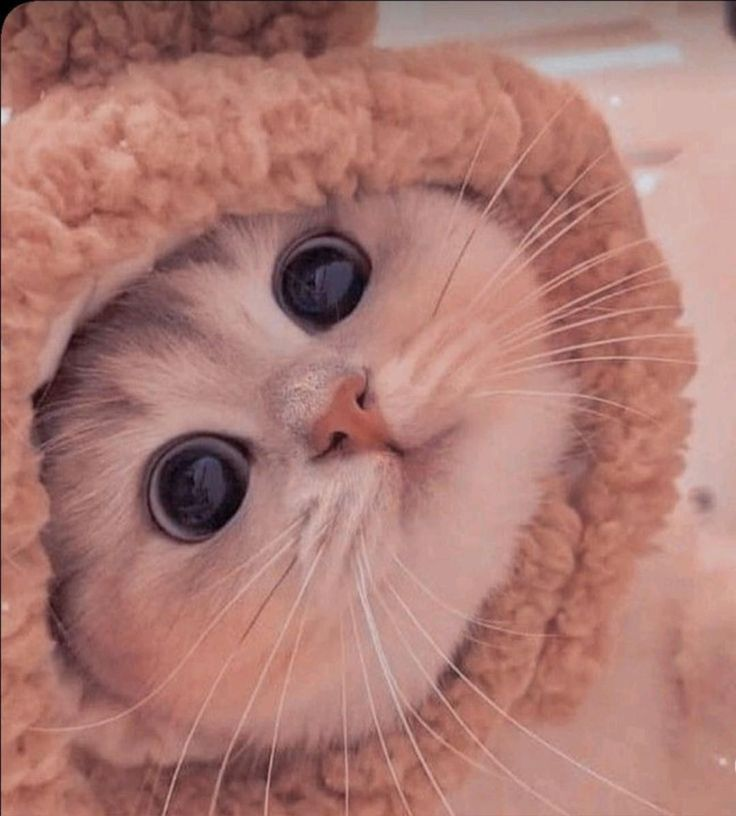
#> input picture watermarking-main/labs/lab-2/cat.jpg, 736 x 816 px
$ jupyter execute --allow-errors lab2.ipynb
#> lines starting #> are read from the running program, lines starting #| are printed output that depends on the picture; after the words box and inside, x2 and y2 are one past the last pixel; in counts of white or black regions, pixels touching at a corner belong together; long printed decimals are rounded
# Лабораторная работа 2
## Вариант 11

- practical-textbook: str 67-80
- theoretical-textbook: str 73-87 (вроде)

[cell 1]
import numpy as np
import matplotlib.pyplot as plt
from PIL import Image

[cell 2]
def calc_psnr(a: np.ndarray, b: np.ndarray) -> float:
    a_f = a.astype(np.float64)
    b_f = b.astype(np.float64)
    mse = np.mean((a_f - b_f) ** 2)
    if mse == 0:
        return float("inf")
    return 10.0 * np.log10((255.0 ** 2) / mse)

[cell 3]
def generate_omega(length: int, seed: int = 42, mean: float = 0.0, std: float = 1.0) -> np.ndarray:
    np.random.seed(seed)
    omega = np.random.normal(loc=mean, scale=std, size=length)
    return omega.astype(np.float64)

[cell 4]
def fft2_real(container: np.ndarray) -> np.ndarray:
    F = np.fft.fft2(container)
    return np.real(F), F

[cell 5]
omega_length = 1024
omega = generate_omega(length=omega_length, seed=11)

print(f'Длина вектора Омега: {len(omega)}')
print(f'Среднее: {omega.mean():.4f}, Отклонение: {omega.std():.4f}')

[cell 6]
container_path = 'cat.jpg'
container = np.array(Image.open(container_path).convert('L'), dtype=np.float64)
features, F = fft2_real(container)

magnitude_log = np.log1p(np.abs(F))

print(f'Контейнер: {container.shape}, dtype={container.dtype}, min/max={container.min():.1f}/{container.max():.1f}')
#| Контейнер: (816, 736), dtype=float64, min/max=0.0/222.0
print(f'Дейстивтльная часть спекта Re(F): {features.shape}, min/max={features.min():.3f}/{features.max():.3f}')
#| Дейстивтльная часть спекта Re(F): (816, 736), min/max=-2363373.219/81898303.000

fig, ax = plt.subplots(1, 3, figsize=(18, 5))

ax[0].imshow(container, cmap='gray')
ax[0].set_title('Оригинальное изображение')
ax[0].axis('off')

ax[1].imshow(magnitude_log, cmap='magma')
ax[1].set_title('Полный спектр')
ax[1].axis('off')

ax[2].imshow(features, cmap='coolwarm')
ax[2].set_title('Действительная часть спектра')
ax[2].axis('off')

plt.tight_layout()
plt.show()

## Пункт 3

[cell 7]
def build_dft_zone_masks(shape: tuple[int, int]):
    h, w = shape
    r, c = np.indices((h, w))

    top = r < h // 4
    bottom = r >= (3 * h) // 4
    left = c < w // 4
    right = c >= (3 * w) // 4

    L = (top & left) | (top & right) | (bottom & left) | (bottom & right)
    H = (r >= h // 4) & (r < (3 * h) // 4) & (c >= w // 4) & (c < (3 * w) // 4)
    M = ~(L | H)
    return L, M, H

[cell 8]
def corner_distance_score(shape: tuple[int, int]) -> np.ndarray:
    h, w = shape
    r, c = np.indices((h, w))

    d00 = r**2 + c**2
    d01 = r**2 + (c - (w - 1))**2
    d10 = (r - (h - 1))**2 + c**2
    d11 = (r - (h - 1))**2 + (c - (w - 1))**2

    return np.minimum(np.minimum(d00, d01), np.minimum(d10, d11)).astype(np.float64)

[cell 9]
def select_first_fraction_by_frequency(mask: np.ndarray, score: np.ndarray, fraction: float):
    if not (0 < fraction <= 1):
        raise ValueError('fraction must be in (0, 1]')

    flat_idx = np.flatnonzero(mask.ravel())
    score_flat = score.ravel()[flat_idx]
    order = np.argsort(score_flat, kind='mergesort')

    n_total = flat_idx.size
    n_take = max(1, int(np.floor(fraction * n_total)))
    return flat_idx[order[:n_take]], n_total, n_take

[cell 10]
def get_mask(target_zone: str, L_mask, M_mask, H_mask):
    if target_zone == 'H':
        target_mask = H_mask
    elif target_zone == 'M':
        target_mask = M_mask
    elif target_zone == 'L':
        target_mask = L_mask
    elif target_zone == 'HM':
        target_mask = H_mask | M_mask
    elif target_zone == 'HL':
        target_mask = H_mask | L_mask
    elif target_zone == 'ML':
        target_mask = M_mask | L_mask
    elif target_zone == 'HML':
        target_mask = H_mask | M_mask | L_mask
    else:
        raise ValueError("target_zone incorrect")
    return target_mask

[cell 11]
L_mask, M_mask, H_mask = build_dft_zone_masks(features.shape)

target_zone = 'HM'      # H, M, L, HM, ML, HL, HML
fraction = 0.5
alpha = 1350.0

target_mask = get_mask(target_zone, L_mask, M_mask, H_mask)

freq_score = corner_distance_score(features.shape)
embed_idx_flat, n_target_total, n_embed = select_first_fraction_by_frequency(
    mask=target_mask,
    score=freq_score,
    fraction=fraction,
)
#> n_target_total = 450432; n_embed = 225216

omega = generate_omega(length=n_embed, seed=11)
features_embedded = features.copy()
features_embedded.ravel()[embed_idx_flat] += alpha * omega

F_embedded = features_embedded + 1j * np.imag(F)

print(f'Число пикселей в низких частотах: {L_mask.sum()}')
#| Число пикселей в низких частотах: 150144
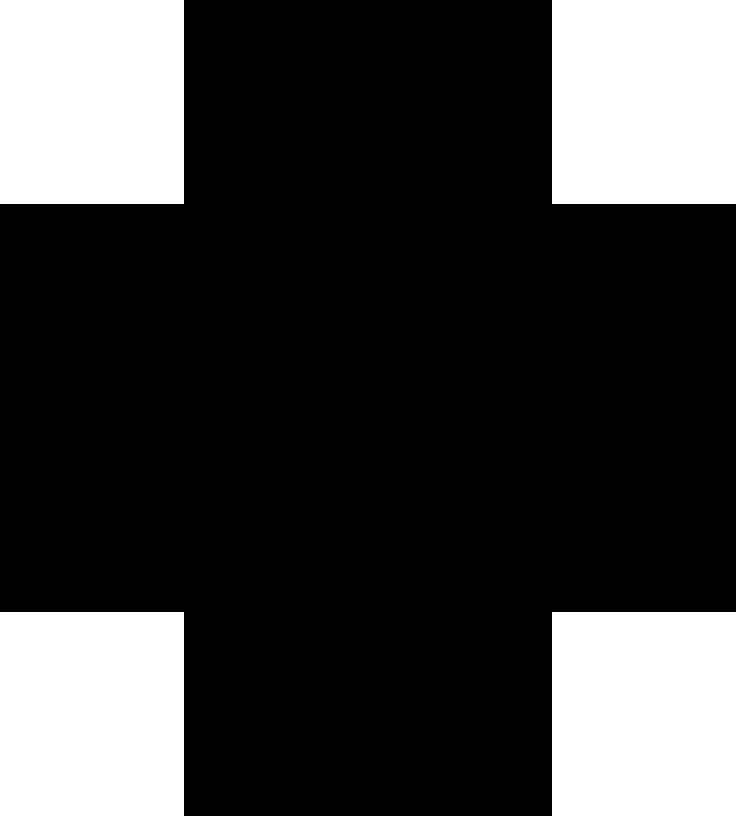
#> L_mask: shape (816, 736) bool; 25% white; 4 white regions, box (x1, y1, x2, y2) and area: (0, 0, 184, 204) 37536, (552, 0, 736, 204) 37536, (0, 612, 184, 816) 37536, (552, 612, 736, 816) 37536
print(f'Число пикселей в средних частотах: {M_mask.sum()}')
#| Число пикселей в средних частотах: 300288
#> M_mask: shape (816, 736) bool; 50% white; 1 white region, box (x1, y1, x2, y2) and area: (0, 0, 736, 816) 300288
print(f'Число пикселей в высоких частотах: {H_mask.sum()}')
#| Число пикселей в высоких частотах: 150144
#> H_mask: shape (816, 736) bool; 25% white; 1 white region, box (x1, y1, x2, y2) and area: (184, 204, 552, 612) 150144
print(f'Длина вектора омега: {len(omega)}')
#| Длина вектора омега: 225216

[cell 12]
# Quick visualization of zones and embedding impact in feature space
zone_map = np.zeros_like(features, dtype=np.int8)
zone_map[M_mask] = 1
zone_map[H_mask] = 2

delta_features = np.zeros_like(features)
delta_features.ravel()[embed_idx_flat] = alpha * omega

fig, ax = plt.subplots(1, 2, figsize=(12, 5))
ax[0].imshow(zone_map, cmap='viridis')
ax[0].set_title('Карта частот ДПФ: 0=L, 1=M, 2=H')
ax[0].axis('off')

ax[1].imshow(delta_features, cmap='seismic')
ax[1].set_title('Область изменения действительной части спектра')
ax[1].axis('off')

plt.tight_layout()
plt.show()

## Пункт 4

#> (a cell that did not finish here is left out)

[cell 14]
spec_before = np.log1p(np.abs(F))
spec_after = np.log1p(np.abs(F_embedded))

fig, ax = plt.subplots(2, 2, figsize=(12, 10))

ax[0, 0].imshow(container, cmap='gray')
ax[0, 0].set_title('Оригинальное изображение')
ax[0, 0].axis('off')

#> (the rest of this cell did not finish here and is left out)

## Пункты 5-7

[cell 15]
def similarity_rho(omega: np.ndarray, omega_tilde: np.ndarray) -> float:
    den = np.sqrt(np.sum(omega ** 2)) * np.sqrt(np.sum(omega_tilde ** 2))
    if den == 0.0:
        return 0.0
    return float(np.sum(omega * omega_tilde) / den)

#> (a cell that did not finish here is left out)

[cell 17]
def run_alpha_search(alpha_grid: np.ndarray, features_ref: np.ndarray, F_ref: np.ndarray,
                     container_ref: np.ndarray, embed_idx: np.ndarray, omega_ref: np.ndarray,
                     x_orig_ref: np.ndarray, beta_map: np.ndarray | None = None) -> list[dict]:
    results_local = []
    for alpha_candidate in alpha_grid:
        features_emb = features_ref.copy()
        features_emb.ravel()[embed_idx] += alpha_candidate * omega_ref
        F_emb = features_emb + 1j * np.imag(F_ref)

        carrier_plain = np.real(np.fft.ifft2(F_emb))
        if beta_map is None:
            carrier_float = carrier_plain
        else:
            # формула 6.15
            carrier_float = carrier_plain * beta_map + container_ref * (1.0 - beta_map)

        carrier_uint8 = np.clip(np.rint(carrier_float), 0, 255).astype(np.uint8)
        psnr_val = calc_psnr(container_ref, carrier_uint8)

        features_carrier, _ = fft2_real(carrier_uint8.astype(np.float64))
        x_carrier = features_carrier.ravel()[embed_idx]
        omega_tilde = (x_carrier - x_orig_ref) / alpha_candidate
        rho_val = similarity_rho(omega_ref, omega_tilde)

        results_local.append({
            'alpha': float(alpha_candidate),
            'psnr': float(psnr_val),
            'rho': float(rho_val),
            'carrier_uint8': carrier_uint8,
            'F': F_emb,
        })

    return results_local

[cell 18]
def pick_best_under_rule(stats: list[dict], psnr_thr: float) -> tuple[dict, list[dict]]:
    feasible_local = [s for s in stats if s['psnr'] > psnr_thr]
    if len(feasible_local) == 0:
        best_local = max(stats, key=lambda s: s['psnr'])
    else:
        best_local = max(feasible_local, key=lambda s: s['rho'])
    return best_local, feasible_local

[cell 19]
opt_target_zone = 'HM'   # H, M, L, HM, ML, HL, HML
opt_fraction = 0.5
psnr_threshold = 30.0
alpha_grid = np.arange(10.0, 1801.0, 10.0)

L_mask_opt, M_mask_opt, H_mask_opt = build_dft_zone_masks(features.shape)
target_mask_opt = get_mask(opt_target_zone, L_mask_opt, M_mask_opt, H_mask_opt)
freq_score_opt = corner_distance_score(features.shape)
embed_idx_opt, n_total_opt, n_embed_opt = select_first_fraction_by_frequency(
    mask=target_mask_opt,
    score=freq_score_opt,
    fraction=opt_fraction,
)
#> n_total_opt = 450432; n_embed_opt = 225216

omega_opt = generate_omega(length=n_embed_opt, seed=42)
x_orig_opt = features.ravel()[embed_idx_opt]

results = run_alpha_search(
    alpha_grid=alpha_grid,
    features_ref=features,
    F_ref=F,
    container_ref=container,
    embed_idx=embed_idx_opt,
    omega_ref=omega_opt,
    x_orig_ref=x_orig_opt,
    beta_map=None,
)
#> the loop in run_alpha_search, `for alpha_candidate in alpha_grid:` made 180 passes
#> (mse in calc_psnr, psnr_val, den in similarity_rho, rho_val) on passes 1 to 3: (0, inf, 0, 0), (0, inf, 0, 0), (0, inf, 0, 0)
#> pass 1, in run_alpha_search, `carrier_plain = np.real(np.fft.ifft2(F_emb))`:
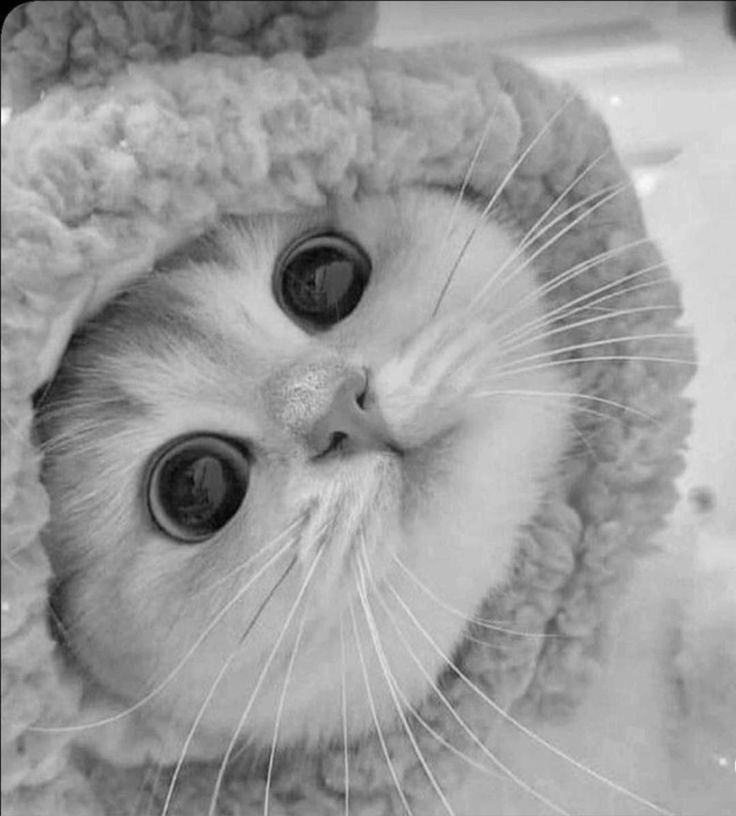
#> carrier_plain: shape (816, 736) float64; min -0.00935, max 222, mean 136.4; drawn with min black and max white
#> after the loop in run_alpha_search, `for alpha_candidate in alpha_grid:`: results_local = 180 items
#> results = 180 items

best, feasible = pick_best_under_rule(results, psnr_threshold)
#> in pick_best_under_rule, `best_local = max(feasible_local, key=lambda s: s['rho'])`: best_local = 5 items
#> best = 5 items; feasible = 180 items

alpha_best = best['alpha']
#> alpha_best = 1800
psnr_best = best['psnr']
#> psnr_best = 47.74
rho_best = best['rho']
#> rho_best = 0.698
F_best = best['F']

spec_best = np.log1p(np.abs(F_best))
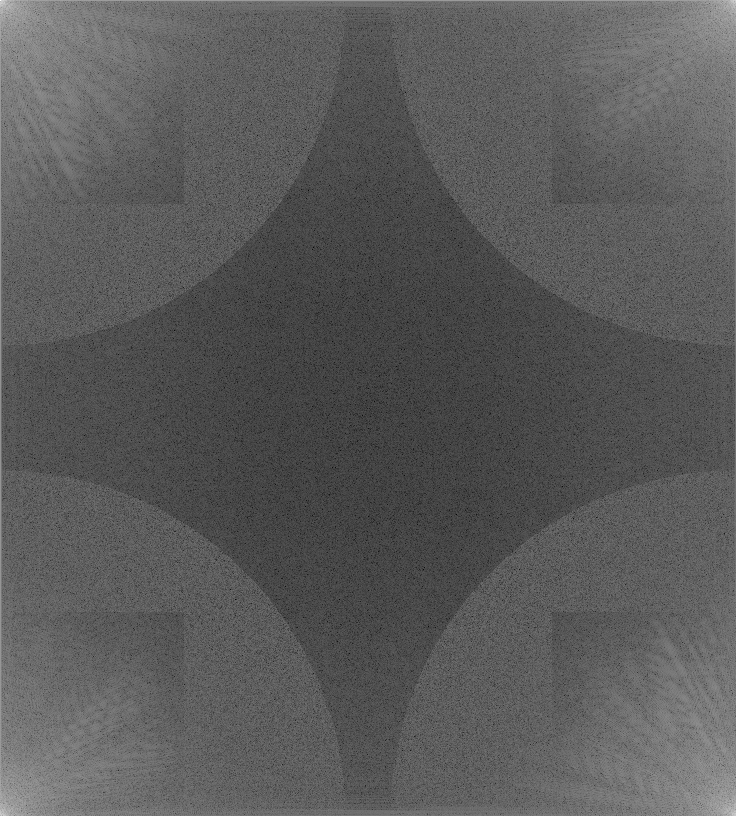
#> spec_best: shape (816, 736) float64; min 0.808, max 18.22, mean 7.01; drawn with min black and max white

print(f'Луччшая альфа: {alpha_best:.1f}')
#| Луччшая альфа: 1800.0
print(f'Лучший PSNR: {psnr_best:.3f} dB')
#| Лучший PSNR: 47.739 dB
print(f'Лучшее rho: {rho_best:.6f}')
#| Лучшее rho: 0.6984

[cell 20]
alphas = np.array([r['alpha'] for r in results], dtype=np.float64)
#> alphas = 180 values from 10 to 1800
psnr_vals = np.array([r['psnr'] for r in results], dtype=np.float64)
rho_vals = np.array([r['rho'] for r in results], dtype=np.float64)
#> rho_vals = 180 values from 0 to 0.698

fig, ax = plt.subplots(1, 2, figsize=(13, 5))

ax[0].plot(alphas, psnr_vals, color='blue', lw=2)
ax[0].axhline(psnr_threshold, color='red', ls='--', lw=1.5, label=f'PSNR граница = {psnr_threshold:.1f} dB')
ax[0].axvline(alpha_best, color='green', ls='--', lw=1.5, label=f'Лучшее альфа = {alpha_best:.1f}')
ax[0].set_title('PSNR vs alpha')
ax[0].set_xlabel('alpha')
ax[0].set_ylabel('PSNR, dB')
ax[0].grid(alpha=0.3)
ax[0].legend(loc='best')

ax[1].plot(alphas, rho_vals, color='purple', lw=2)
ax[1].axvline(alpha_best, color='green', ls='--', lw=1.5, label=f'Лучшее альфа = {alpha_best:.1f}')
ax[1].scatter([alpha_best], [rho_best], color='green', s=50)
ax[1].set_title('rho vs alpha')
ax[1].set_xlabel('alpha')
ax[1].set_ylabel('rho')
ax[1].grid(alpha=0.3)
ax[1].legend(loc='best')

plt.tight_layout()
plt.show()
#> figure, not shown here; panel 2: curve peaks at x = 1800, y = 0.698

## Пункт 8

[cell 21]
def beta_mse_map(container_img: np.ndarray, win: int = 9) -> np.ndarray:
    if win % 2 == 0 or win < 1:
        raise ValueError('окно должно быть нечетным положительным числом')

    img = container_img.astype(np.float64)
    pad = win // 2
    padded = np.pad(img, ((pad, pad), (pad, pad)), mode='reflect')

    ii = np.pad(padded, ((1, 0), (1, 0)), mode='constant').cumsum(axis=0).cumsum(axis=1)
    ii2 = np.pad(padded * padded, ((1, 0), (1, 0)), mode='constant').cumsum(axis=0).cumsum(axis=1)

    s = ii[win:, win:] - ii[:-win, win:] - ii[win:, :-win] + ii[:-win, :-win]
    s2 = ii2[win:, win:] - ii2[:-win, win:] - ii2[win:, :-win] + ii2[:-win, :-win]

    area = float(win * win)
    mean = s / area
    var = np.maximum(s2 / area - mean * mean, 0.0)
    c_mse = np.sqrt(var)

    denom = float(np.max(c_mse))
    if denom == 0.0:
        return np.zeros_like(c_mse, dtype=np.float64)
    beta = c_mse / denom
    return np.clip(beta, 0.0, 1.0)

[cell 22]
v11_zone = 'HM'
v11_fraction = 0.5
v11_psnr_threshold = 30.0
v11_alpha_grid = np.arange(10.0, 1801.0, 10.0)

L8, M8, H8 = build_dft_zone_masks(features.shape)
mask8 = get_mask(v11_zone, L8, M8, H8)
score8 = corner_distance_score(features.shape)
#> call 3 of corner_distance_score, with shape = (816, 736)
#> in corner_distance_score (call 3), `return np.minimum(np.minimum(d00, d01), np.minimum(d10, d11)).astype(n..`:
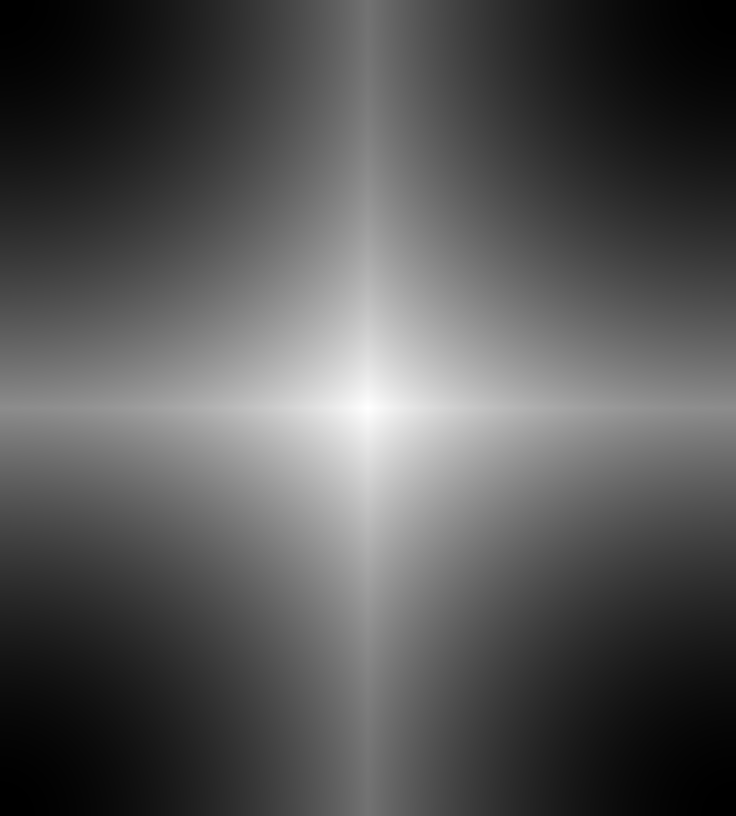
#> returned value: shape (816, 736) float64; min 0, max 300338, mean 100241.7; drawn with min black and max white
embed_idx8, n_total8, n_embed8 = select_first_fraction_by_frequency(mask8, score8, v11_fraction)
#> n_total8 = 450432; n_embed8 = 225216
omega8 = generate_omega(length=n_embed8, seed=43)
x_orig8 = features.ravel()[embed_idx8]

beta8 = beta_mse_map(container, win=9)
#> in beta_mse_map, `ii = np.pad(padded, ((1, 0), (1, 0)), mode='constant').cumsum(axis=0)...`:
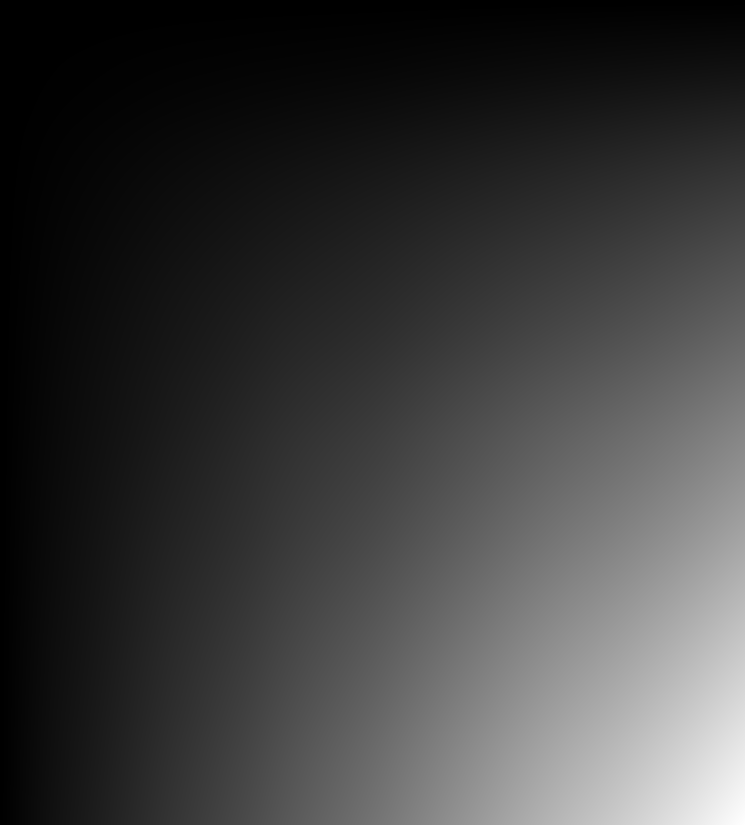
#> ii: shape (825, 745) float64; min 0, max 83589993, mean 19624104.8; drawn with min black and max white
#> in beta_mse_map, `s2 = ii2[win:, win:] - ii2[:-win, win:] - ii2[win:, :-win] + ii2[:-win..`:
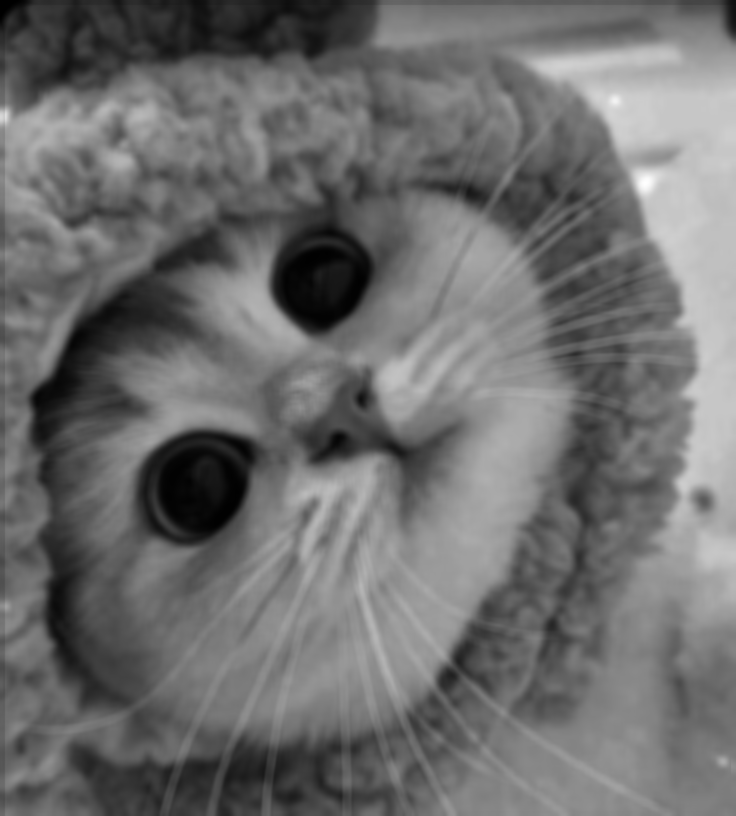
#> s2: shape (816, 736) float64; min 49, max 3673026, mean 1590064; drawn with min black and max white
#> in beta_mse_map, `c_mse = np.sqrt(var)`:
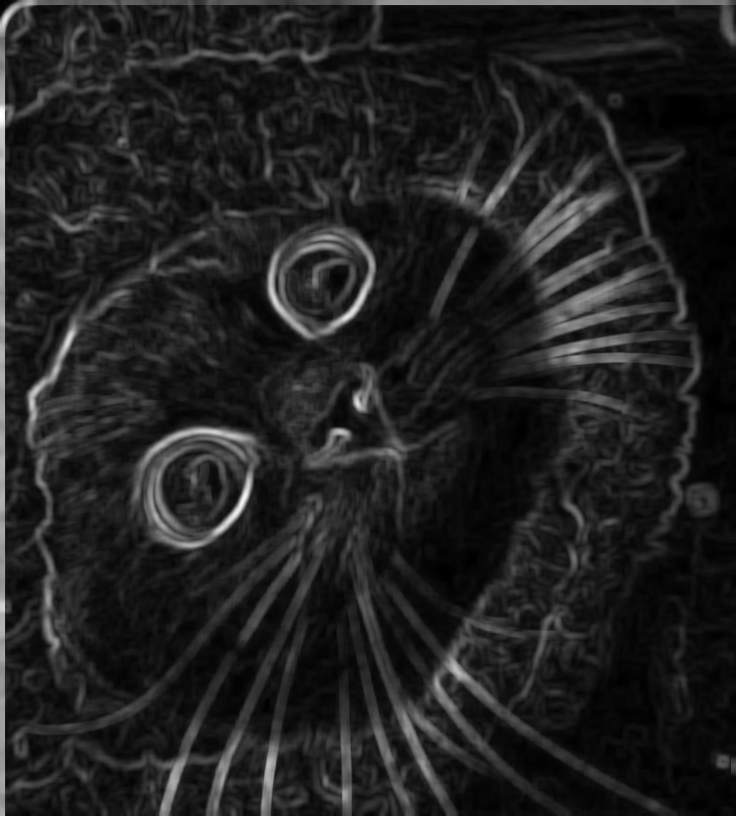
#> c_mse: shape (816, 736) float64; min 0, max 49.71, mean 6.4; drawn with min black and max white
#> in beta_mse_map, `denom = float(np.max(c_mse))`: denom = 49.71
#> the loop in run_alpha_search, `for alpha_candidate in alpha_grid:` made 38 passes
#> after the loop in run_alpha_search, `for alpha_candidate in alpha_grid:`: results_local = 37 items

#> (the rest of this cell did not finish here and is left out)

#> (a cell that did not finish here is left out)

[cell 24]
step7_best = {'alpha': alpha_best, 'psnr': psnr_best, 'rho': rho_best}
#> step7_best = {'alpha': 1800, 'psnr': 47.74, 'rho': 0.698}
#> (the rest of this cell did not finish here and is left out)
